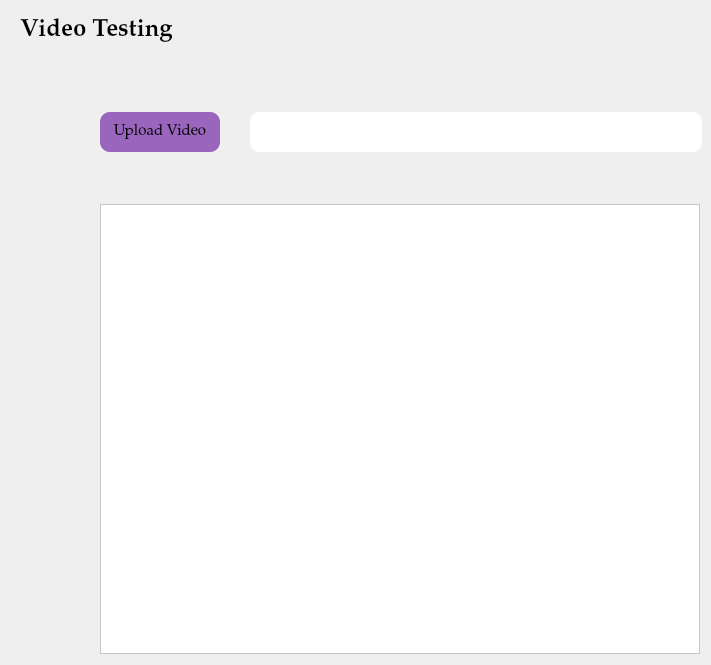
             <widget class="QWidget" name="test_video_page">
              <widget class="QLabel" name="label_10">
               <property name="geometry">
                <rect>
                 <x>20</x>
                 <y>10</y>
                 <width>201</width>
                 <height>41</height>
                </rect>
               </property>
               <property name="font">
                <font>
                 <family>Palatino Linotype</family>
                 <pointsize>18</pointsize>
                 <weight>75</weight>
                 <bold>true</bold>
                </font>
               </property>
               <property name="text">
                <string>Video Testing</string>
               </property>
              </widget>
              <widget class="QWidget" name="layoutWidget">
               <property name="geometry">
                <rect>
                 <x>100</x>
                 <y>110</y>
                 <width>602</width>
                 <height>546</height>
                </rect>
               </property>
               <layout class="QVBoxLayout" name="verticalLayout_12">
                <property name="spacing">
                 <number>50</number>
                </property>
                <item>
                 <layout class="QHBoxLayout" name="horizontalLayout_6">
                  <property name="spacing">
                   <number>30</number>
                  </property>
                  <item>
                   <widget class="QPushButton" name="upload_video">
                    <property name="minimumSize">
                     <size>
                      <width>120</width>
                      <height>40</height>
                     </size>
                    </property>
                    <property name="maximumSize">
                     <size>
                      <width>120</width>
                      <height>40</height>
                     </size>
                    </property>
                    <property name="font">
                     <font>
                      <family>Palatino Linotype</family>
                      <pointsize>11</pointsize>
                     </font>
                    </property>
                    <property name="styleSheet">
                     <string notr="true">QPushButton{
	border-radius:10px;
	background-color: rgb(153, 101, 189);
}

QPushButton:checked{
	
	background-color: rgb(168, 105, 179);
}</string>
                    </property>
                    <property name="text">
                     <string>Upload Video</string>
                    </property>
                    <property name="checkable">
                     <bool>true</bool>
                    </property>
                   </widget>
                  </item>
                  <item>
                   <widget class="QLabel" name="label_5">
                    <property name="minimumSize">
                     <size>
                      <width>0</width>
                      <height>40</height>
                     </size>
                    </property>
                    <property name="maximumSize">
                     <size>
                      <width>16777215</width>
                      <height>40</height>
                     </size>
                    </property>
                    <property name="font">
                     <font>
                      <family>Palatino Linotype</family>
                      <pointsize>10</pointsize>
                     </font>
                    </property>
                    <property name="layoutDirection">
                     <enum>Qt::LeftToRight</enum>
                    </property>
                    <property name="styleSheet">
                     <string notr="true">background-color: rgb(255, 255, 255);
color:black;
border-radius:10px;</string>
                    </property>
                    <property name="text">
                     <string/>
                    </property>
                    <property name="textFormat">
                     <enum>Qt::AutoText</enum>
                    </property>
                    <property name="margin">
                     <number>0</number>
                    </property>
                   </widget>
                  </item>
                 </layout>
                </item>
                <item>
                 <widget class="QFrame" name="frame">
                  <property name="minimumSize">
                   <size>
                    <width>600</width>
                    <height>450</height>
                   </size>
                  </property>
                  <property name="maximumSize">
                   <size>
                    <width>600</width>
                    <height>450</height>
                   </size>
                  </property>
                  <property name="styleSheet">
                   <string notr="true">background-color: rgb(255, 255, 255);</string>
                  </property>
                  <property name="frameShape">
                   <enum>QFrame::StyledPanel</enum>
                  </property>
                  <property name="frameShadow">
                   <enum>QFrame::Raised</enum>
                  </property>
                 </widget>
                </item>
               </layout>
              </widget>
             </widget>
